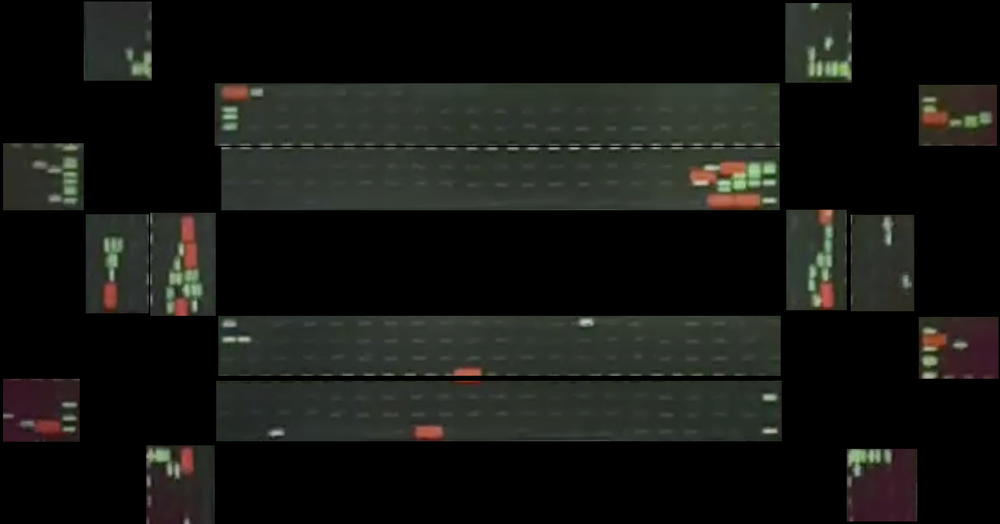
#> input picture sample_img/phase2/phase2_masked_lanes.png, 1000 x 524 px, shrunk from 1970 x 1032 before the run
$ python -i phase3_grayscale.py   (imports and definitions only)
#> lines starting #> are read from the running program, lines starting #| are printed output that depends on the picture; after the words box and inside, x2 and y2 are one past the last pixel; in counts of white or black regions, pixels touching at a corner belong together
import cv2
import numpy as np
import json
import os

INPUT_IMAGE_PATH = 'sample_img/phase2/phase2_masked_lanes.png'
ROI_JSON_PATH = 'lane_rois.json'
OUTPUT_VIZ_PATH = 'sample_img/phase3/phase3_grayscale_output.png'
OUTPUT_MASK_PATH = 'sample_img/phase3/phase3_grayscale_mask.png'

def process_roi_grayscale(gray):
    """
    Process a single ROI using grayscale Otsu thresholding.
    Returns a binary mask of detected vehicles.
    """
    # 1. Empty Lane Check
    # If the standard deviation of brightness is very low, or the maximum brightness
    # doesn't reach the typical brightness of a painted vehicle, the lane is empty.
    if np.std(gray) < 10 or np.max(gray) < 120:
        return np.zeros_like(gray, dtype=np.uint8)

    # 2. Otsu's Thresholding
    # Otsu automatically finds the optimal threshold to separate the bright vehicles
    # from the darker background lane.
    ret, mask = cv2.threshold(gray, 0, 255, cv2.THRESH_BINARY + cv2.THRESH_OTSU)

    # Safety check: if Otsu picked a threshold that is too low (e.g. splitting noise)
    if ret < np.median(gray) + 15:
        return np.zeros_like(gray, dtype=np.uint8)

    # 3. Morphological Cleanup
    kernel = np.ones((5, 5), np.uint8)
    mask = cv2.morphologyEx(mask, cv2.MORPH_OPEN, kernel)
    mask = cv2.morphologyEx(mask, cv2.MORPH_CLOSE, kernel)

    return mask

def main():
    if not os.path.exists(INPUT_IMAGE_PATH):
        print(f"Error: {INPUT_IMAGE_PATH} not found.")
        return

    if not os.path.exists(ROI_JSON_PATH):
        print(f"Error: {ROI_JSON_PATH} not found.")
        return

    img = cv2.imread(INPUT_IMAGE_PATH)
    viz_img = img.copy()

    with open(ROI_JSON_PATH, 'r') as f:
        rois = json.load(f)

    # Create a full-size combined mask for debugging
    full_mask = np.zeros(img.shape[:2], dtype=np.uint8)
    img_h, img_w = img.shape[:2]

    for i, (rx, ry, rw, rh) in enumerate(rois):
        x, y, w, h = int(rx * img_w), int(ry * img_h), int(rw * img_w), int(rh * img_h)
        roi_bgr = img[y:y+h, x:x+w]
        gray = cv2.cvtColor(roi_bgr, cv2.COLOR_BGR2GRAY)

        # Apply grayscale thresholding
        mask = process_roi_grayscale(gray)

        # Place the ROI mask back into the full size mask
        full_mask[y:y+h, x:x+w] = mask

        # Highlight ROI boundaries on visualization image
        cv2.rectangle(viz_img, (x, y), (x+w, y+h), (255, 255, 255), 1)

    os.makedirs(os.path.dirname(OUTPUT_VIZ_PATH), exist_ok=True)
    cv2.imwrite(OUTPUT_VIZ_PATH, viz_img)
    cv2.imwrite(OUTPUT_MASK_PATH, full_mask)

    print(f"Processed {len(rois)} ROIs.")
    print(f"Saved visualization to {OUTPUT_VIZ_PATH}")

# [2 lines not run here, left out]

>>> import cv2
>>> picture = cv2.imread('../sample_img/phase2/phase2_masked_lanes.png', cv2.IMREAD_GRAYSCALE)
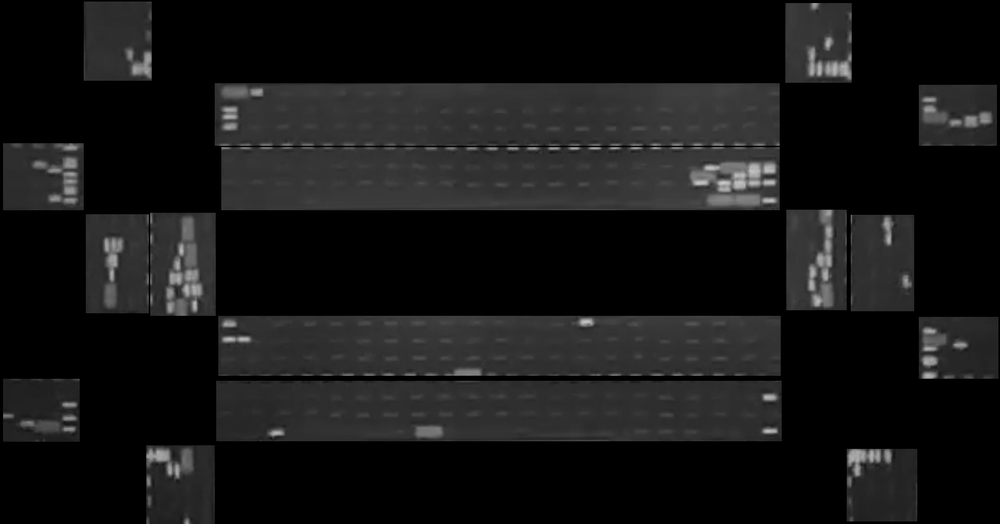
#> picture: shape (524, 1000); min 0, max 201, mean 21.9
>>> result = process_roi_grayscale(picture)
#> in process_roi_grayscale, `ret, mask = cv2.threshold(gray, 0, 255, cv2.THRESH_BINARY + cv2.THRESH..`:
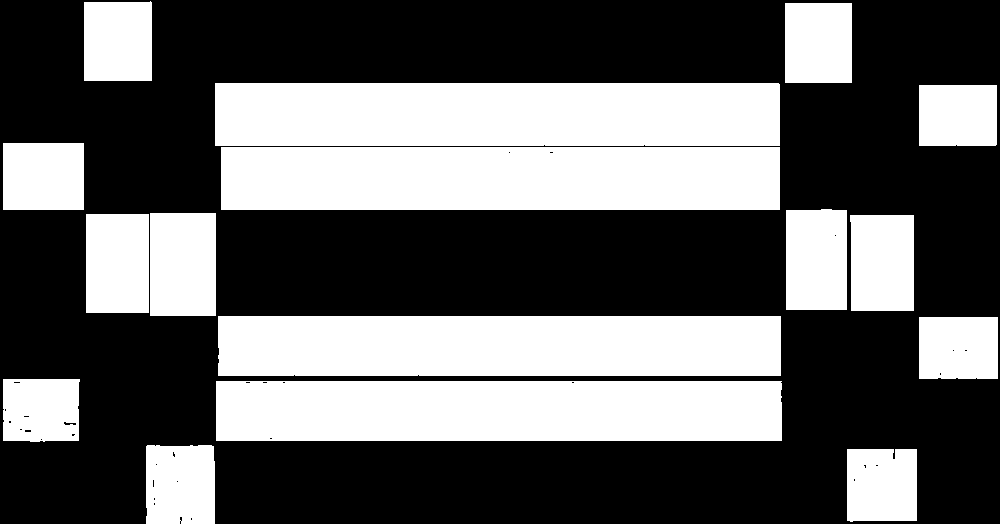
#> mask: shape (524, 1000); 39% white; 16 white regions, largest, box (x1, y1, x2, y2) and area: (215, 83, 780, 146) 35592, (221, 147, 780, 210) 35213, (216, 381, 782, 441) 33935
#> in process_roi_grayscale, `ret, mask = cv2.threshold(gray, 0, 255, cv2.THRESH_BINARY + cv2.THRESH..`: ret = 27
#> in process_roi_grayscale, `mask = cv2.morphologyEx(mask, cv2.MORPH_OPEN, kernel)`: mask: shape (524, 1000); 39% white; 16 white regions, largest, box (x1, y1, x2, y2) and area: (215, 83, 780, 146) 35592, (221, 147, 780, 210) 35213, (216, 381, 782, 441) 33916
#> in process_roi_grayscale, `mask = cv2.morphologyEx(mask, cv2.MORPH_CLOSE, kernel)`:
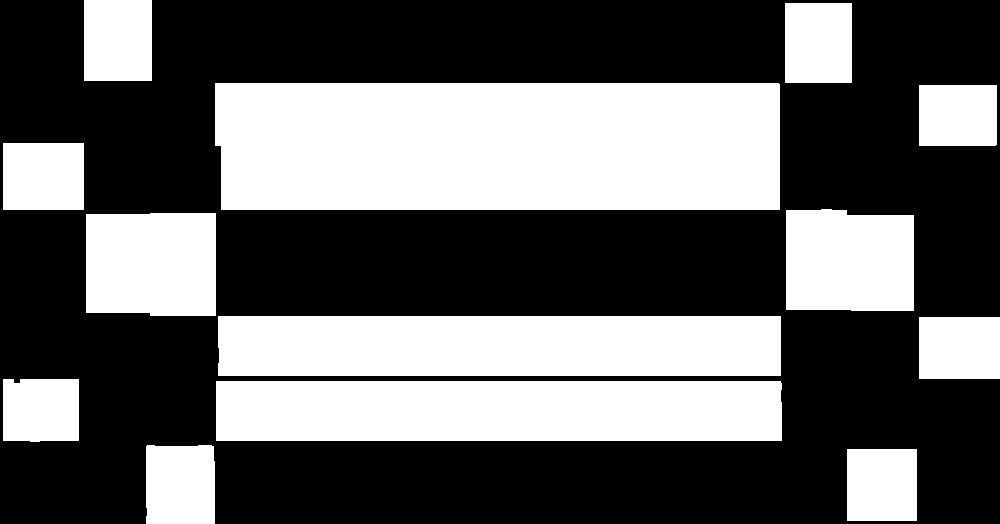
#> mask: shape (524, 1000); 39.3% white; 13 white regions, largest, box (x1, y1, x2, y2) and area: (215, 83, 780, 210) 71370, (216, 381, 782, 441) 33946, (218, 316, 781, 376) 33765
